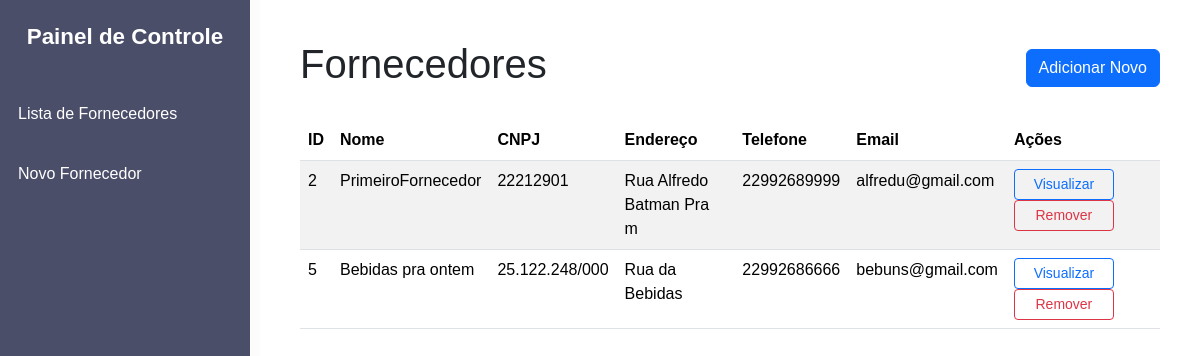
The page / on the database its author committed.
### cadfor/models.py (models this page shows)
class Fornecedor(models.Model):
    id_fornecedor = models.AutoField(primary_key=True)
    nome = models.CharField(max_length=255)
    cnpj = models.CharField(max_length=14, unique=True)
    endereco = models.CharField(max_length=255)
    telefone = models.CharField(max_length=15)
    email = models.EmailField(unique=True)

### cadfor/views.py (the view)
# urls.py: path("", FornecedorListView.as_view(), name="fornecedor_list"),
class FornecedorListView(ListView):
    model = Fornecedor
    template_name= 'cadfor/fornecedor_list.html'

### cadfor/templates/cadfor/Fornecedor_list.html (shortened to what this page needs)
<!DOCTYPE html>
<html lang="pt-BR">
<head>
    <link
        href="https://cdn.jsdelivr.net/npm/bootstrap@5.3.3/dist/css/bootstrap.min.css"
        rel="stylesheet"
    />
</head>
<body>
    <div class="sidebar">
        <div class="navbar-brand text-center">Painel de Controle</div>
        <a href="{% url 'fornecedor_list' %}">Lista de Fornecedores</a>
        <a href="{% url 'fornecedor_create' %}">Novo Fornecedor</a>
    </div>
    <div class="content">
        <div class="d-flex justify-content-between align-items-center mb-4">
            <h1>Fornecedores</h1>
            <a href="{% url 'fornecedor_create' %}" class="btn btn-primary">Adicionar Novo</a>
        </div>
        <table class="table table-striped table-hover">
            <thead>
                <tr>
                    <th>ID</th>
                    <th>Nome</th>
                    <th>CNPJ</th>
                    <th>Endereço</th>
                    <th>Telefone</th>
                    <th>Email</th>
                    <th>Ações</th>
                </tr>
            </thead>
            <tbody>
                {% for fornecedor in fornecedor_list %}
                <tr>
                    <td>{{ fornecedor.id_fornecedor }}</td>
                    <td>{{ fornecedor.nome }}</td>
                    <td>{{ fornecedor.cnpj }}</td>
                    <td>{{ fornecedor.endereco }}</td>
                    <td>{{ fornecedor.telefone }}</td>
                    <td>{{ fornecedor.email }}</td>
                    <td>
                        <a href="{% url 'fornecedor_detail' fornecedor.id_fornecedor %}" class="btn btn-outline-primary btn-sm">Visualizar</a>
                        <a href="{% url 'fornecedor_delete' pk=fornecedor.id_fornecedor %}" class="btn btn-outline-danger btn-sm">Remover</a>
                    </td>
                </tr>
                {% endfor %}
            </tbody>
        </table>
    </div>
</body>
</html>

### cadfor/templates/cadfor/Fornecedor_list.html (style rules this page uses)
body { font-family: Arial, sans-serif; background-color: #FCFCFC; margin: 0; }
.sidebar { height: 100vh; width: 250px; position: fixed; background-color: #4A4E69; padding: 20px 0; }
.sidebar .navbar-brand { font-size: 1.4rem; color: white; padding-bottom: 30px; font-weight: bold; }
.sidebar a { color: #FFFFFF; display: block; padding: 18px; text-decoration: none; }
.content { margin-left: 260px; padding: 40px; background-color: #ffffff; min-height: 100vh; }
.table thead { background-color: #0d6efd; color: white; }
.btn-outline-primary, .btn-outline-danger { width: 100px; margin-right: 10px; }

### rows shown on the page
Fornecedor: id_fornecedor "2", nome "PrimeiroFornecedor", cnpj "22212901", endereco "Rua Alfredo Batman Pra m", telefone "22992689999", email "alfredu@gmail.com"
Fornecedor: id_fornecedor "5", nome "Bebidas pra ontem", cnpj "25.122.248/000", endereco "Rua da Bebidas", telefone "22992686666", email "bebuns@gmail.com"
